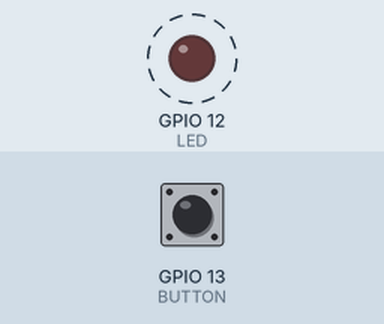
Bench run of a sketch on a simulated ESP32-S2. On the bench: output pins drawn as LEDs (lit = HIGH). Dashed ring = blinking. The inputs (shaded band) are chosen by the test bench; at power-on: GPIO 13 (BUTTON) HIGH. What the sketch prints to the serial monitor is not drawn.

Above: at 0.2 s.
Timing chart, 0 to 3.0 s (numbered marks = the images above):
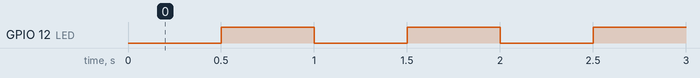

The sketch:

sketch.ino
```cpp
#define LED 12
#define BUTTON 13
#define C_TIME 500000

void IRAM_ATTR trigger_LED(){
  digitalWrite(LED,!digitalRead(LED));

}

hw_timer_t *My_timer = NULL;

void setup() {
  // put your setup code here, to run once:
  Serial.begin(115200);
  Serial.println("Hello, ESP32-S2!");
  pinMode(LED,OUTPUT);
  pinMode(BUTTON, INPUT_PULLUP);
  attachInterrupt(BUTTON, trigger_LED, RISING);
  My_timer = timerBegin(0,80,true);
  timerAttachInterrupt(My_timer, &trigger_LED,true);
  timerAlarmWrite(My_timer,C_TIME,true);
  timerAlarmEnable(My_timer);
}

void loop() {
  // put your main code here, to run repeatedly:
  //digitalWrite(LED, HIGH);
  //delay(500); // this speeds up the simulation
  //digitalWrite(LED, LOW);
  //delay(500);
  //Serial.println(digitalRead(BUTTON));
  //delay(10);
  //if(!digitalRead(BUTTON)){

  //}
  delay(100);
}
```

Measured:
- by itself, GPIO 12 (LED): alternates HIGH for 0.50 s and LOW for 0.50 s
